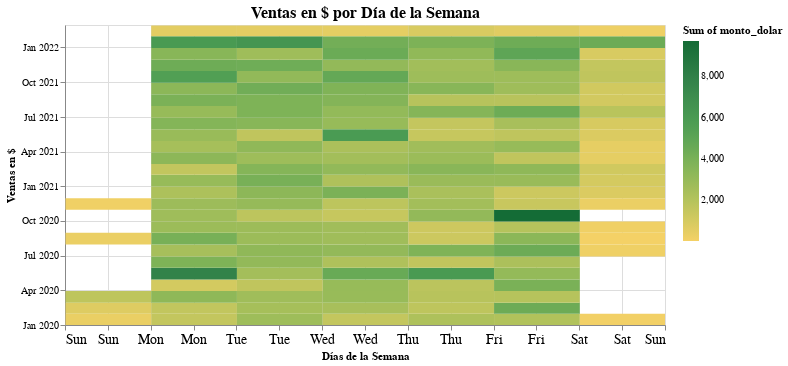

Write notebook code for a chart like this one.
### Code cell
mapa = alt.Chart(df_ventas_dol).mark_rect().encode(
                x=alt.X('day(fecha):T', title='Días de la Semana', axis = alt.Axis(labelAngle=0, labelFontSize=14)),
                y=alt.Y('yearmonth(fecha):T', title = 'Ventas en $', scale=alt.Scale(zero=False), 
                  axis = alt.Axis(grid=True, titleAnchor='middle', titleAngle = 270, labelFontSize=10)),
                color=alt.Color('sum(monto_dolar):Q', scale=alt.Scale(scheme='goldgreen')),
                tooltip=[
                    alt.Tooltip('day(fecha):T', title='Día'),
                    alt.Tooltip('yearmonth(fecha):T', title='Mes y Año'),
                    alt.Tooltip('sum(monto_dolar):Q', title='Ventas en $')]
                ).properties(title='Ventas en $ por Día de la Semana',
                             width=600, 
                             height=300
                ).configure_title(
                    fontSize = 16,
                    anchor = 'middle',
                ).interactive()

mapa

### Figure 1 — Vega-Lite specification as saved in the notebook (floating-point values rounded to 4 significant figures; data arrays with more than 128 entries replaced by an {"elided": "..."} marker saying what was removed)
{"config": {"view": {"continuousWidth": 400, "continuousHeight": 300}, "title": {"anchor": "middle", "fontSize": 16}}, "data": {"name": "data-517bf2707b161cc189731c43b0364c06"}, "mark": "rect", "encoding": {"color": {"aggregate": "sum", "field": "monto_dolar", "scale": {"scheme": "goldgreen"}, "type": "quantitative"}, "tooltip": [{"field": "fecha", "timeUnit": "day", "title": "Día", "type": "temporal"}, {"field": "fecha", "timeUnit": "yearmonth", "title": "Mes y Año", "type": "temporal"}, {"aggregate": "sum", "field": "monto_dolar", "title": "Ventas en $", "type": "quantitative"}], "x": {"axis": {"labelAngle": 0, "labelFontSize": 14}, "field": "fecha", "timeUnit": "day", "title": "Días de la Semana", "type": "temporal"}, "y": {"axis": {"grid": true, "labelFontSize": 10, "titleAnchor": "middle", "titleAngle": 270}, "field": "fecha", "scale": {"zero": false}, "timeUnit": "yearmonth", "title": "Ventas en $", "type": "temporal"}}, "height": 300, "selection": {"selector002": {"type": "interval", "bind": "scales", "encodings": ["x", "y"]}}, "title": "Ventas en $ por Día de la Semana", "width": 600, "$schema": "https://vega.github.io/schema/vega-lite/v4.17.0.json", "datasets": {"data-517bf2707b161cc189731c43b0364c06": {"elided": "602 records"}}}
